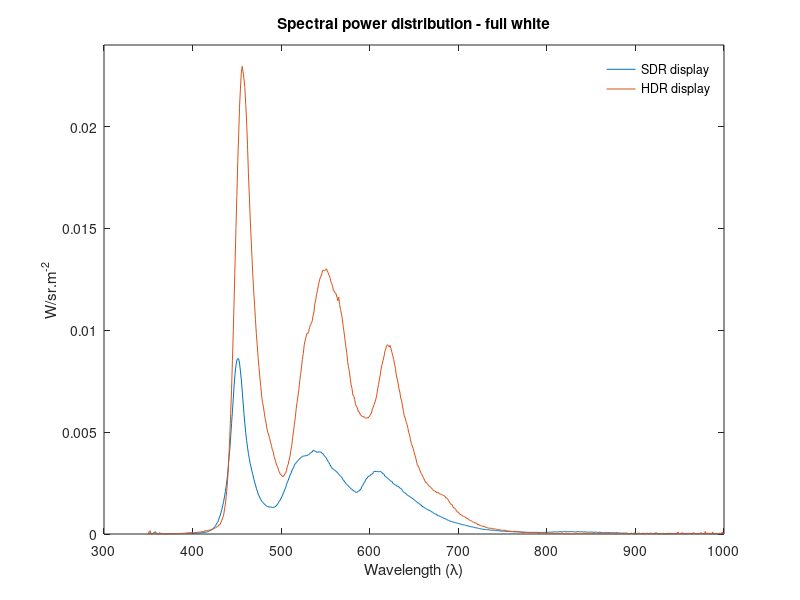
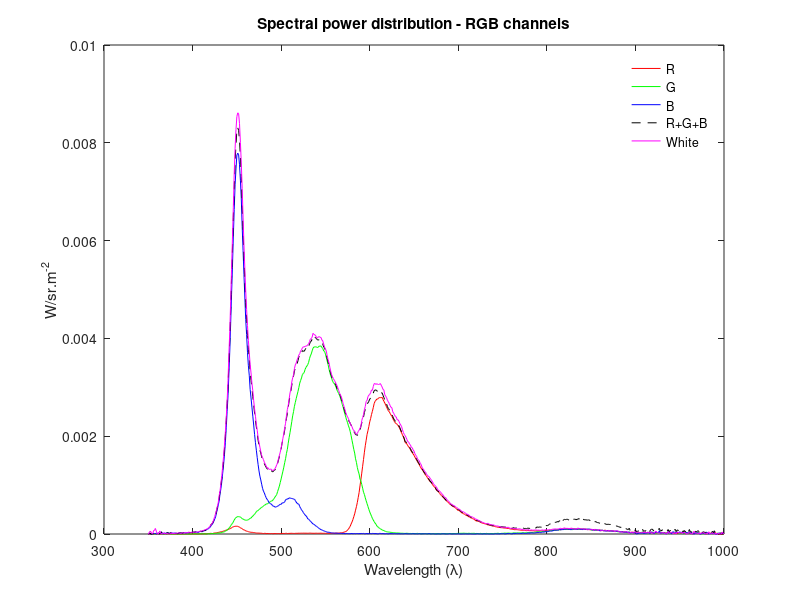
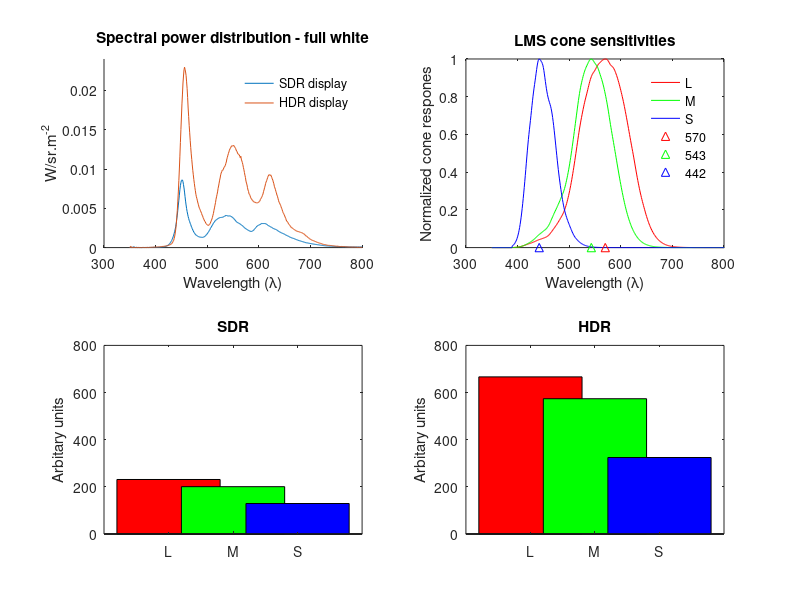
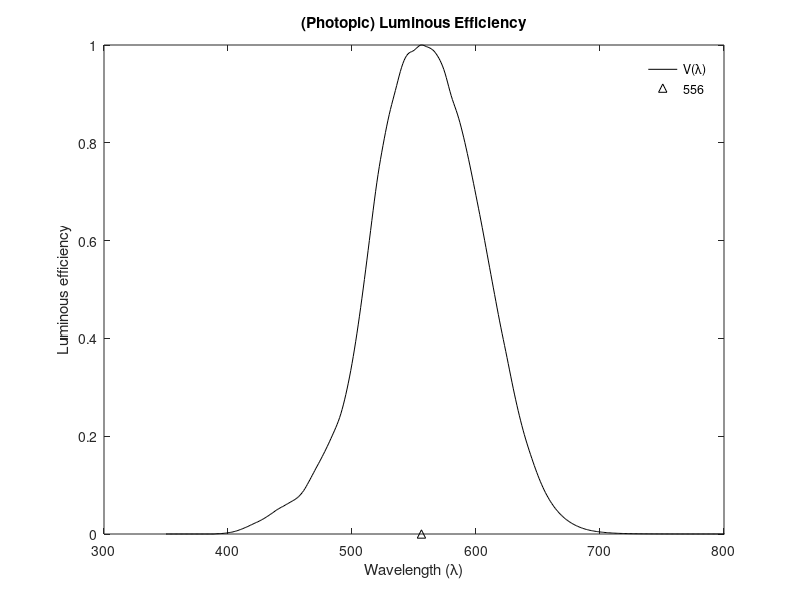

Write MATLAB code to recreate these figures, in order. (Note: this script raises an error after producing the figures.)
% clear all;
% close all;

%% Display spectra

% Load display spectra
% File structure: Column 1: Wavelength (lambda), Column 2: Spectrum of full
% white, Columns 3-5: Spectra of RGB channels respectively
spec1 = csvread( 'spectrum_sdr_display.csv' ); % Load SDR display
spec2 = csvread( 'spectrum_hdr_display.csv' ); % Load HDR display
lambda_display = spec1(:,1);

% Plot display spectra
figure, plot( lambda_display, spec1(:,2), 'DisplayName', 'SDR display');
hold on,
plot( lambda_display, spec2(:,2), 'DisplayName', 'HDR display');
xlabel('Wavelength (\lambda)');
ylabel('W/sr.m^{-2}');
legend boxoff
title('Spectral power distribution - full white')
axis([300 1000 0 0.024]);


figure,
% Plot RGB spectra for SDR display
plot( lambda_display, spec1(:,3), '-r', 'DisplayName', 'R'); hold on
plot( lambda_display, spec1(:,4), '-g', 'DisplayName', 'G'); hold on
plot( lambda_display, spec1(:,5), '-b', 'DisplayName', 'B'); hold on
xlabel('Wavelength (\lambda)');
ylabel('W/sr.m^{-2}');
legend boxoff
title('Spectral power distribution - RGB channels')
axis([300 1000 0 0.01]);

% Plot sum of spectra
plot( lambda_display, spec1(:,3)+spec1(:,4)+spec1(:,5), '--k', 'DisplayName', 'R+G+B'); hold on

% Plot white
plot( lambda_display, spec1(:,2), '-m','DisplayName', 'White'); hold on,


%% Load Cone fundamentals and luminous efficiency curve

% Load CIE LMS 2006 cone fundamentals. Source: cvrl.org 
cmf_lms = csvread( 'linss2_10e_1.csv' );
% Interpolate LMS response to match wavelength range of the display spectra
cmf_lms = interp1( cmf_lms(:, 1), cmf_lms(:, 2:4), lambda_display, 'linear', 0);
% Load and interpolate luminance response curve
v_lambda = csvread( 'vl_linCIE2008v2e_1.csv' );
v_lambda = interp1( v_lambda(:,1), v_lambda(:,2), lambda_display, 'linear', 0);


%% Calculating cone signals

figure,
% Plot display spectra
subplot(2,2,1), hold on
plot( lambda_display, spec1(:,2), 'DisplayName', 'SDR display');
plot( lambda_display, spec2(:,2), 'DisplayName', 'HDR display');
xlabel('Wavelength (\lambda)');
ylabel('W/sr.m^{-2}');
legend boxoff
title('Spectral power distribution - full white')
axis([300 800 0 0.024]);

% Plot cone abosrption curves
subplot(2,2,2)
plot( lambda_display, cmf_lms(:,1), '-r', 'DisplayName', 'L'); hold on
plot( lambda_display, cmf_lms(:,2), '-g', 'DisplayName', 'M');
plot( lambda_display, cmf_lms(:,3), '-b', 'DisplayName', 'S');
% plot( lambda_display, v_lambda, '-k', 'DisplayName', 'Luminance');
[val ,idx] = max(cmf_lms); 
plot(lambda_display(idx(1)), 0,'r^','DisplayName', num2str(lambda_display(idx(1))));
plot(lambda_display(idx(2)), 0,'g^','DisplayName', num2str(lambda_display(idx(2))));
plot(lambda_display(idx(3)), 0,'b^','DisplayName', num2str(lambda_display(idx(3))));
xlim( [ 300 800 ])
xlabel('Wavelength (\lambda)');
ylabel('Normalized cone respones');
legend boxoff
title('LMS cone sensitivities')

% Calculate colorimetric values
% Non-normalized LMS values for full white
subplot(2,2,3)
k = 683.002; %1 watt at 555nm (= peak of V*(lambda)) = 683 lumen
LMS_sdr = trapz(lambda_display, cmf_lms.*spec1(:,2)).*k; 
LMS_hdr = trapz(lambda_display, cmf_lms.*spec2(:,2)).*k;
% Plot non-normalised LMS for both HDR and SDR display
bar(1,LMS_sdr(1),'r','DisplayName', 'L'); hold on; 
bar(2,LMS_sdr(2),'g','DisplayName', 'M'); 
bar(3,LMS_sdr(3),'b','DisplayName', 'S'); 
xticks([1 2 3]);
xticklabels({'L','M','S'});
axis([0 4 0 800]);
ylabel('Arbitary units');
legend off
title('SDR')


subplot(2,2,4)
bar(1,LMS_hdr(1),'r','DisplayName', 'L'); hold on; 
bar(2,LMS_hdr(2),'g','DisplayName', 'M'); 
bar(3,LMS_hdr(3),'b','DisplayName', 'S'); 
xticks([1 2 3]);
xticklabels({'L','M','S'});
axis([0 4 0 800]);
ylabel('Arbitary units');
legend off
title('HDR')


% Plot luminous efficiency curves
figure,
plot(lambda_display, v_lambda, '-k', 'DisplayName', 'V(\lambda)'); hold on;
[val,idx]=max(v_lambda); 
plot(lambda_display(idx), 0,'k^','DisplayName', num2str(lambda_display(idx))); 
xlim( [ 300 800 ])
xlabel('Wavelength (\lambda)');
ylabel('Luminous efficiency');
legend boxoff
title('(Photopic) Luminous Efficiency');



%% Calculating cone signals - normalized

figure,

% Plot display spectra
subplot(2,2,1), hold on
plot( lambda_display, spec1(:,2), 'DisplayName', 'SDR display');
plot( lambda_display, spec2(:,2), 'DisplayName', 'HDR display');
xlabel('Wavelength (\lambda)');
ylabel('W/sr.m^{-2}');
legend boxoff
title('Spectral power distribution - full white')
axis([300 800 0 0.024]);

% Normalised L M S 
subplot(2,2,2) %normalised L M S 
lms_weights = [0.689903 0.348322 0.0371597];
plot(lambda_display, v_lambda, '-k', 'DisplayName', 'V(\lambda)'); hold on;
plot( lambda_display, lms_weights(1)*cmf_lms(:,1), '-r', 'DisplayName', 'L'); 
plot( lambda_display, lms_weights(2)*cmf_lms(:,2), '-g', 'DisplayName', 'M');
plot( lambda_display, lms_weights(3)*cmf_lms(:,3), '-b', 'DisplayName', 'S');
xlabel('Wavelength (\lambda)');
ylabel('Relative efficiency');
xlim( [ 300 800 ])
legend boxoff
title('LMS cone sensitivities');


% Calculate colorimetric values
% Normalized LMS values for full white
subplot(2,2,3)
k=683; %1 watt at 555nm (= peak of V*(lambda)) = 683 lumen
LMS_sdr = trapz(lambda_display, cmf_lms.*spec1(:,2)).*k; 
LMS_hdr = trapz(lambda_display, cmf_lms.*spec2(:,2)).*k;
%LMS normalization weights
lms_weights = [0.689903 0.348322 0.0371597];
LMS_sdr_norm = lms_weights.*LMS_sdr;   %[159.520593696154,69.9403299121463,4.80661995045993]
% Plot normalised LMS for both HDR and SDR display
bar(1,LMS_sdr_norm(1),'r'); hold on; 
bar(2,LMS_sdr_norm(2),'g'); 
bar(3,LMS_sdr_norm(3),'b'); 
text(1,LMS_sdr_norm(1),num2str(LMS_sdr_norm(1),'   %.1f'),'VerticalAlignment','bottom', 'HorizontalAlignment','center');
text(2,LMS_sdr_norm(2),num2str(LMS_sdr_norm(2),'   %.1f'),'VerticalAlignment','bottom', 'HorizontalAlignment','center');
text(3,LMS_sdr_norm(3),num2str(LMS_sdr_norm(3),'   %.1f'),'VerticalAlignment','bottom', 'HorizontalAlignment','center');
xticks([1 2 3]);
xticklabels({'L','M','S'});
axis([0 4 0 500]);
ylabel('cd/m^2');
legend off
title('SDR')

subplot(2,2,4)
LMS_hdr_norm = lms_weights.*LMS_hdr;
bar(1,LMS_hdr_norm(1),'r','DisplayName', 'L'); hold on; 
bar(2,LMS_hdr_norm(2),'g','DisplayName', 'M'); 
bar(3,LMS_hdr_norm(3),'b','DisplayName', 'S'); 
xticks([1 2 3]);
xticklabels({'L','M','S'});
axis([0 4 0 500]);
ylabel('cd/m^2');
legend off
title('HDR')


%% Luminance derived from L and M signals

% LMS normalization weights
lms_weights = [0.689903 0.348322 0.0371597];
LMS_sdr_norm = lms_weights.*LMS_sdr;   %159.5206   69.9403    4.8066
LMS_hdr_norm = lms_weights.*LMS_hdr;

% Luminance values from normalized LMS values (L+M)
lum_sdr_2 = sum(LMS_sdr_norm(1:2)); % value should be equal to max_lum_sdr   max_lum=229.4609
lum_hdr_2 = sum(LMS_hdr_norm(1:2)); % value should be equal to max_lum_hdr

%% Luminance values from the V(lambda) response function for full white, R,G,B

max_lum_sdr(1) = trapz(lambda_display, v_lambda.*spec1(:,2)).*683.002;  %229.4609
max_lum_sdr(2) = trapz(lambda_display, v_lambda.*spec1(:,3)).*683.002   %
max_lum_sdr(3) = trapz(lambda_display, v_lambda.*spec1(:,4)).*683.002   %  
max_lum_sdr(4) = trapz(lambda_display, v_lambda.*spec1(:,5)).*683.002    %
max_lum_sdr   % W R G B    %229.4615   47.0419  156.1564   21.5444



%% Calculating luminance values for full white for HDR and SDR 

figure,

% Plot display spectra
subplot(2,2,1)
plot( lambda_display, spec1(:,2), 'DisplayName', 'SDR display');
hold on,
plot( lambda_display, spec2(:,2), 'DisplayName', 'HDR display');
xlabel('Wavelength (\lambda)');
ylabel('W/sr.m^{-2}');
legend boxoff
title('Spectral power distribution - full white')
axis([300 800 0 0.024]);

% Plot V (lambda)
subplot(2,2,2) 
plot(lambda_display, v_lambda, '-k', 'DisplayName', 'V(\lambda)'); hold on;
xlabel('Wavelength (\lambda)');
ylabel('Relative efficiency');
xlim( [ 300 800 ])
legend boxoff
title('Luminous Efficiency');


% Plot calculated luminance from integration of white spectra
subplot(2,2,3)
b=bar([max_lum_sdr(1)]);
b.FaceColor = 'flat';
text(1,300,num2str(max_lum_sdr(1)),'HorizontalAlignment','center'); 
xticks([1]);
xticklabels({'SDR'});
axis([0 2 0 500]);
ylabel('cd/m^2');
legend off
title('Luminance')

% Plot calculated luminance from normalized L+M values
subplot(2,2,4)
b=bar([lum_sdr_2]);
b.FaceColor = 'flat';
text(1,400, num2str(LMS_sdr_norm(1)),'HorizontalAlignment','center');
text(1,300, num2str(LMS_sdr_norm(2)),'HorizontalAlignment','center');
xticks([1]);
xticklabels({'SDR'});
axis([0 2 0 500]);
ylabel('cd/m^2');
legend off
title('L+M')


%% Get RGB2LMS matrix from spectra (SDR only)

RGB_sdr_response = spec1(:,3:5);

% Calculate RGB -> LMS matrix from display RGB spectra and LMS responses
cmf_lms_sc = cmf_lms.*lms_weights;
M_rgb2lms_sdr = ((RGB_sdr_response'*cmf_lms_sc))'.*683.002;

% Calculate LMS values from RGB
lms_test1 = [1 1 1]*M_rgb2lms_sdr'  % should be equal to LMS_sdr_norm
lms_R_sdr = [1 0 0]*M_rgb2lms_sdr'
lms_G_sdr = [0 1 0]*M_rgb2lms_sdr'
lms_B_sdr = [0 0 1]*M_rgb2lms_sdr'

% Calculate LMS2RGB matrix
M_lms2rgb_sdr = pinv(M_rgb2lms_sdr);
M_lms2rgb = M_lms2rgb_sdr;
M_rgb2lms = M_rgb2lms_sdr;


%% Cone isolating values

% Test RGB values for specified LMS coordinates (SDR display)
LMS_1 = [100, 50, 2];
RGB_test1 = LMS_1 * M_lms2rgb_sdr'; 

% If we want to change only the value of M while keeping L and S responses
% the same
LMS_2 = [120, 50, 2];
RGB_test2 = LMS_2 * M_lms2rgb_sdr'; 

% RGB_test1 and RGB_test2 are L cone isolating coordinates


%% Calculate XYZ <-> RGB matrices and XYZ <-> LMS using the same method above

cmf_xyz = csvread( 'ciexyz31.csv' );
% Interpolate XYZ response to match wavelength range of the display spectra
cmf_xyz = interp1( cmf_xyz(:, 1), cmf_xyz(:, 2:4), lambda_display, 'linear', 0);


% Calculate RGB <-> XYZ matrix from display RGB spectra and LMS responses
M_rgb2xyz_sdr = ((RGB_sdr_response'*cmf_xyz))'.*683.002;
M_xyz2rgb_sdr = pinv(M_rgb2xyz_sdr);


% Calculate LMS <-> XYZ matrix from XYZ and LMS responses
M_lms2xyz = ((cmf_lms_sc'*cmf_xyz))'.*683.002;
M_xyz2lms = pinv(M_lms2xyz);



%% Save all color transformation matrices

save('../M.mat', 'M_lms2rgb_sdr', 'M_lms2xyz',...
    'M_rgb2lms_sdr', 'M_rgb2xyz_sdr', 'M_xyz2lms',... 
    'M_xyz2rgb_sdr');



%% CALCULATING CONE SIGNALS and Luminance for R,G,B using normalised LMS and SPD - SDR only

figure,  

% Plot display spectra
subplot(2,2,1) 
plot( lambda_display, spec1(:,3), ':','DisplayName', 'R'); hold on;
plot( lambda_display, spec1(:,4),  ':','DisplayName', 'G');
plot( lambda_display, spec1(:,5), ':', 'DisplayName', 'B');
plot( lambda_display, spec1(:,2), ':', 'DisplayName', 'W');
xlabel('Wavelength (\lambda)');
ylabel('W/sr.m^{-2}');
legend boxoff
title('Spectral power distribution - R G B')
axis([300 800 0 0.01]);

% Plot normalized LMS Color matching function
subplot(2,2,2)
lms_weights = [0.689903 0.348322 0.0371597];
plot(lambda_display, v_lambda, '-k', 'DisplayName', 'V(\lambda)'); hold on;
plot( lambda_display, lms_weights(1)*cmf_lms(:,1), '-r', 'DisplayName', 'L'); 
plot( lambda_display, lms_weights(2)*cmf_lms(:,2), '-g', 'DisplayName', 'M');
plot( lambda_display, lms_weights(3)*cmf_lms(:,3), '-b', 'DisplayName', 'S');
xlabel('Wavelength (\lambda)');
ylabel('Relative efficiency');
xlim( [ 300 800 ])
legend boxoff
title('LMS cone sensitivities');

% Plot calculated LMS outputs for RGBW spectra using SPD integration
% melthod
subplot(2,2,3) 
% Calculate colorimetric values
% Normalized LMS values for R G B 
k=683; %1 watt at 555nm (= peak of V*(lambda)) = 683 lumen
LMS_sdr_R = trapz(lambda_display, cmf_lms.*spec1(:,3)).*k; 
LMS_sdr_G = trapz(lambda_display, cmf_lms.*spec1(:,4)).*k; 
LMS_sdr_B = trapz(lambda_display, cmf_lms.*spec1(:,5)).*k; 
LMS_sdr_W = trapz(lambda_display, cmf_lms.*spec1(:,2)).*k; 
%LMS normalization weights
lms_weights = [0.689903 0.348322 0.0371597];
LMS_sdr_R_norm = lms_weights.*LMS_sdr_R;    % 40.5264    6.5153    0.0900
LMS_sdr_G_norm = lms_weights.*LMS_sdr_G;    % 103.2220   52.9341    0.4375
LMS_sdr_B_norm = lms_weights.*LMS_sdr_B;    % 12.3159    9.2284    4.1035
LMS_sdr_W_norm = lms_weights.*LMS_sdr_W;    % 
% Plot LMS for R G B of SDR display
b=bar([1:15], [LMS_sdr_R_norm 0 LMS_sdr_G_norm 0 LMS_sdr_B_norm 0 LMS_sdr_W_norm]); hold on;
text(1,LMS_sdr_R_norm(1),num2str(LMS_sdr_R_norm(1),'%.1f'),'Rotation', 90);
text(2,LMS_sdr_R_norm(2),num2str(LMS_sdr_R_norm(2),'%.1f'),'Rotation', 90);
text(3,LMS_sdr_R_norm(3),num2str(LMS_sdr_R_norm(3),'%.1f'),'Rotation', 90);
b.FaceColor = 'flat';
b.CData(1,:) = [1 0 0];
b.CData(2,:) = [0 1 0];
b.CData(3,:) = [0 0 1];
text(5,LMS_sdr_G_norm(1),num2str(LMS_sdr_G_norm(1),'%.1f'),'Rotation', 90);
text(6,LMS_sdr_G_norm(2),num2str(LMS_sdr_G_norm(2),'%.1f'),'Rotation', 90);
text(7,LMS_sdr_G_norm(3),num2str(LMS_sdr_G_norm(3),'%.1f'),'Rotation', 90);
b.FaceColor = 'flat';
b.CData(5,:) = [1 0 0];
b.CData(6,:) = [0 1 0];
b.CData(7,:) = [0 0 1];
text(9,LMS_sdr_B_norm(1),num2str(LMS_sdr_B_norm(1),'%.1f'),'Rotation', 90);
text(10,LMS_sdr_B_norm(2),num2str(LMS_sdr_B_norm(2),'%.1f'),'Rotation', 90);
text(11,LMS_sdr_B_norm(3),num2str(LMS_sdr_B_norm(3),'%.1f'),'Rotation', 90);
b.FaceColor = 'flat';
b.CData(9,:) = [1 0 0];
b.CData(10,:) = [0 1 0];
b.CData(11,:) = [0 0 1];
text(13,LMS_sdr_W_norm(1),num2str(LMS_sdr_W_norm(1),'%.1f'),'Rotation', 90);
text(14,LMS_sdr_W_norm(2),num2str(LMS_sdr_W_norm(2),'%.1f'),'Rotation', 90);
text(15,LMS_sdr_W_norm(3),num2str(LMS_sdr_W_norm(3),'%.1f'),'Rotation', 90);
b.FaceColor = 'flat';
b.CData(13,:) = [1 0 0];
b.CData(14,:) = [0 1 0];
b.CData(15,:) = [0 0 1];
xticks([2 6 10 14]);
xticklabels({'R','G','B','W'});
axis([0 16 0 250]);
%ylabel('cd/m^2');
legend off
title('LMS for R G B (SPD)')

% Plot calculated L M S output using the matrix RGB2LMS 
subplot(2,2,4)  
LMS_sdr_W_norm_M = [1 1 1]*M_rgb2lms_sdr';  %white
LMS_sdr_R_norm_M = [1 0 0]*M_rgb2lms_sdr';
LMS_sdr_G_norm_M = [0 1 0]*M_rgb2lms_sdr';
LMS_sdr_B_norm_M = [0 0 1]*M_rgb2lms_sdr';
LMS_sdr_Greyty_norm_M = [0.5 0.5 0.5]*M_rgb2lms_sdr'; %grey
% Plot LMS for R G B of SDR display based on matrix
b=bar([1:15], [LMS_sdr_R_norm_M 0 LMS_sdr_G_norm_M 0 LMS_sdr_B_norm_M 0 LMS_sdr_W_norm_M]); hold on;
text(1,LMS_sdr_R_norm_M(1),num2str(LMS_sdr_R_norm_M(1),'%.1f'),'Rotation', 90);
text(2,LMS_sdr_R_norm_M(2),num2str(LMS_sdr_R_norm_M(2),'%.1f'),'Rotation', 90);
text(3,LMS_sdr_R_norm_M(3),num2str(LMS_sdr_R_norm_M(3),'%.1f'),'Rotation', 90);
b.FaceColor = 'flat';
b.CData(1,:) = [1 0 0];
b.CData(2,:) = [0 1 0];
b.CData(3,:) = [0 0 1];
text(5,LMS_sdr_G_norm_M(1),num2str(LMS_sdr_G_norm_M(1),'%.1f'),'Rotation', 90);
text(6,LMS_sdr_G_norm_M(2),num2str(LMS_sdr_G_norm_M(2),'%.1f'),'Rotation', 90);
text(7,LMS_sdr_G_norm_M(3),num2str(LMS_sdr_G_norm_M(3),'%.1f'),'Rotation', 90);
b.FaceColor = 'flat';
b.CData(5,:) = [1 0 0];
b.CData(6,:) = [0 1 0];
b.CData(7,:) = [0 0 1];
text(9,LMS_sdr_B_norm_M(1),num2str(LMS_sdr_B_norm_M(1),'%.1f'),'Rotation', 90);
text(10,LMS_sdr_B_norm_M(2),num2str(LMS_sdr_B_norm_M(2),'%.1f'),'Rotation', 90);
text(11,LMS_sdr_B_norm_M(3),num2str(LMS_sdr_B_norm_M(3),'%.1f'),'Rotation', 90);
b.FaceColor = 'flat';
b.CData(9,:) = [1 0 0];
b.CData(10,:) = [0 1 0];
b.CData(11,:) = [0 0 1];
text(13,LMS_sdr_W_norm_M(1),num2str(LMS_sdr_W_norm_M(1),'%.1f'),'Rotation', 90);
text(14,LMS_sdr_W_norm_M(2),num2str(LMS_sdr_W_norm_M(2),'%.1f'),'Rotation', 90);
text(15,LMS_sdr_W_norm_M(3),num2str(LMS_sdr_W_norm_M(3),'%.1f'),'Rotation', 90);
b.FaceColor = 'flat';
b.CData(13,:) = [1 0 0];
b.CData(14,:) = [0 1 0];
b.CData(15,:) = [0 0 1];
xticks([2 6 10 14]);
xticklabels({'R','G','B','W'});
axis([0 16 0 250]);
%ylabel('cd/m^2');
legend off
title('LMS for R G B (Matrix)')




